Frame 1 (no input): blank canvas, image omitted
Frame 60 (the mouse pressed at the canvas centre just before this capture): blank canvas, image omitted
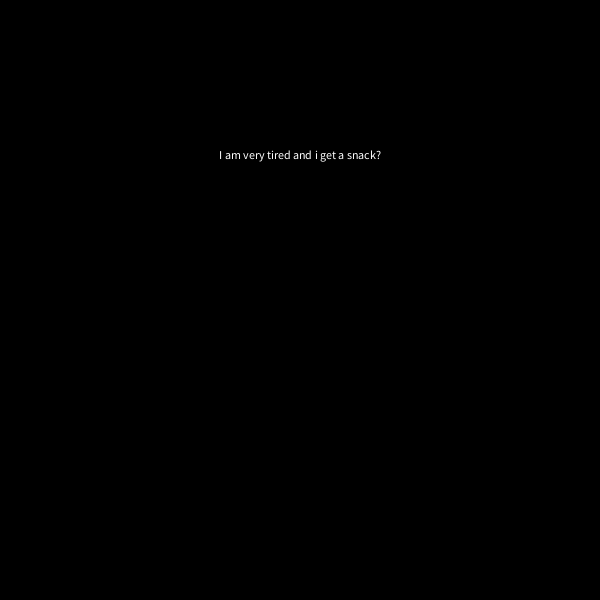
Frame 120 (the mouse held since frame 60 and released just before this capture)

The Processing sketch whose frames 1 and 60 were blank and that drew this single picture after the mouse press (run headless with seeded random() and noise(); from frame 60 on, the mouse is pressed at the canvas centre):

// Processing sketch: Week9Hw
// ── Week9Hw.pde
String text = "I am very tired and it is almost ten. Should i get a snack?";

int order = 3;

int generatedTextLength = 100;

HashMap <String, ArrayList<String>>chain;

void setup() {
  size(600, 600);
  chain = new HashMap <String, ArrayList<String>>();
  for (int i = 0; i<text.length() - order; i++) {
    String gram = text.substring(i, i + order);

    ArrayList<String> characters;
    if (!chain.containsKey(gram)){
      characters = new ArrayList<String>();
      chain.put(gram, characters);
    }else{
      characters = chain.get(gram);
  }
  characters.add(text.substring(i+order, i+order+1));
}
}

void draw() {
  background(0);
  fill(255);
  textAlign(CENTER);
  text(results, width/4, height/4, width/2, height/2);
}

String results = " ";
void mousePressed(){
  String currentGram = text.substring(0, order);
  results = currentGram;
  for(int i = 0; i < generatedTextLength; i++){
    if(chain.containsKey(currentGram)){
      ArrayList <String> characters = chain.get(currentGram);
      results += characters.get(round(random(characters.size()-1)));
      
      currentGram = results.substring(results.length()-order, results.length());
    }
  }
}
